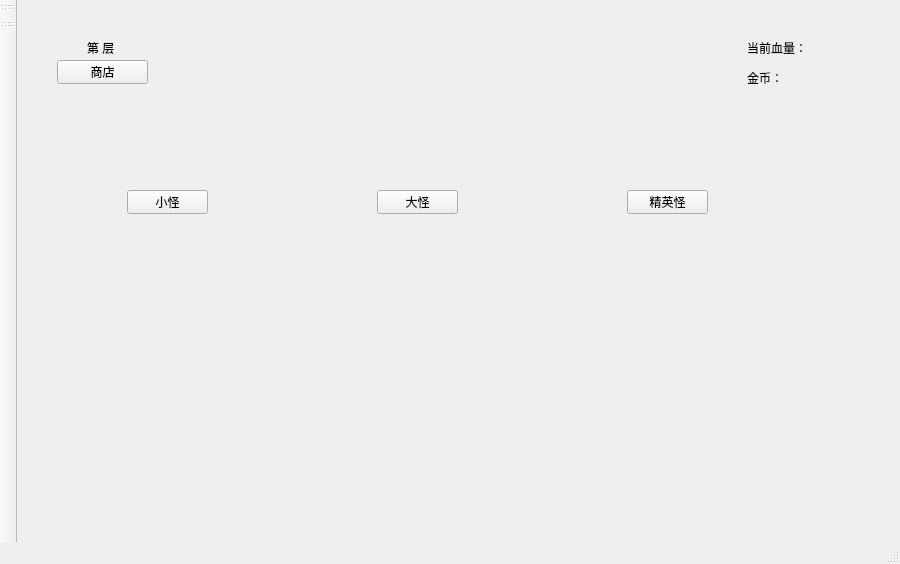
<?xml version="1.0" encoding="UTF-8"?>
<ui version="4.0">
 <class>MainWindow</class>
 <widget class="QMainWindow" name="MainWindow">
  <property name="geometry">
   <rect>
    <x>0</x>
    <y>0</y>
    <width>900</width>
    <height>564</height>
   </rect>
  </property>
  <property name="windowTitle">
   <string>MainWindow</string>
  </property>
  <property name="animated">
   <bool>true</bool>
  </property>
  <widget class="QWidget" name="centralwidget">
   <widget class="QLabel" name="labelLevel">
    <property name="geometry">
     <rect>
      <x>70</x>
      <y>40</y>
      <width>54</width>
      <height>16</height>
     </rect>
    </property>
    <property name="text">
     <string>第 层</string>
    </property>
   </widget>
   <widget class="QLabel" name="labelHP">
    <property name="geometry">
     <rect>
      <x>730</x>
      <y>40</y>
      <width>81</width>
      <height>16</height>
     </rect>
    </property>
    <property name="text">
     <string>当前血量：</string>
    </property>
   </widget>
   <widget class="QPushButton" name="btnMonster2">
    <property name="geometry">
     <rect>
      <x>360</x>
      <y>190</y>
      <width>81</width>
      <height>24</height>
     </rect>
    </property>
    <property name="text">
     <string>大怪</string>
    </property>
   </widget>
   <widget class="QPushButton" name="btnMonster1">
    <property name="geometry">
     <rect>
      <x>110</x>
      <y>190</y>
      <width>81</width>
      <height>24</height>
     </rect>
    </property>
    <property name="text">
     <string>小怪</string>
    </property>
   </widget>
   <widget class="QPushButton" name="btnMonster3">
    <property name="geometry">
     <rect>
      <x>610</x>
      <y>190</y>
      <width>81</width>
      <height>24</height>
     </rect>
    </property>
    <property name="text">
     <string>精英怪</string>
    </property>
   </widget>
   <widget class="QLabel" name="labelGold">
    <property name="geometry">
     <rect>
      <x>730</x>
      <y>70</y>
      <width>54</width>
      <height>16</height>
     </rect>
    </property>
    <property name="text">
     <string>金币：</string>
    </property>
   </widget>
   <widget class="QPushButton" name="btnShop">
    <property name="geometry">
     <rect>
      <x>40</x>
      <y>60</y>
      <width>91</width>
      <height>24</height>
     </rect>
    </property>
    <property name="text">
     <string>商店</string>
    </property>
   </widget>
  </widget>
  <widget class="QMenuBar" name="menubar">
   <property name="geometry">
    <rect>
     <x>0</x>
     <y>0</y>
     <width>900</width>
     <height>21</height>
    </rect>
   </property>
  </widget>
  <widget class="QStatusBar" name="statusbar"/>
  <widget class="QToolBar" name="toolBar">
   <property name="windowTitle">
    <string>toolBar</string>
   </property>
   <attribute name="toolBarArea">
    <enum>LeftToolBarArea</enum>
   </attribute>
   <attribute name="toolBarBreak">
    <bool>false</bool>
   </attribute>
  </widget>
  <widget class="QToolBar" name="toolBar_2">
   <property name="windowTitle">
    <string>toolBar_2</string>
   </property>
   <attribute name="toolBarArea">
    <enum>LeftToolBarArea</enum>
   </attribute>
   <attribute name="toolBarBreak">
    <bool>false</bool>
   </attribute>
  </widget>
 </widget>
 <resources/>
 <connections/>
</ui>
